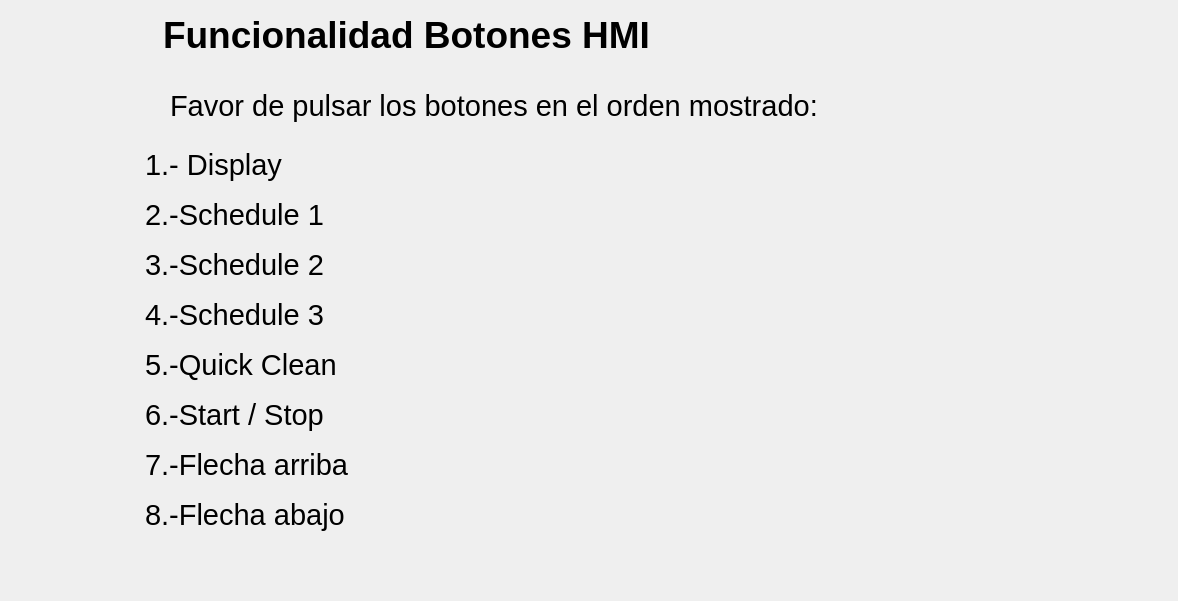
      <widget class="QWidget" name="page_8">
       <layout class="QGridLayout" name="gridLayout_3">
        <property name="leftMargin">
         <number>30</number>
        </property>
        <property name="topMargin">
         <number>0</number>
        </property>
        <property name="rightMargin">
         <number>0</number>
        </property>
        <property name="bottomMargin">
         <number>60</number>
        </property>
        <property name="spacing">
         <number>0</number>
        </property>
        <item row="0" column="0">
         <layout class="QHBoxLayout" name="horizontalLayout_83">
          <property name="spacing">
           <number>12</number>
          </property>
          <property name="leftMargin">
           <number>50</number>
          </property>
          <property name="rightMargin">
           <number>50</number>
          </property>
          <item>
           <widget class="QLabel" name="lblTest1_6">
            <property name="minimumSize">
             <size>
              <width>71</width>
              <height>71</height>
             </size>
            </property>
            <property name="maximumSize">
             <size>
              <width>71</width>
              <height>71</height>
             </size>
            </property>
            <property name="text">
             <string/>
            </property>
            <property name="pixmap">
             <pixmap resource="../resources/resources.qrc">:/resources/number-5.png</pixmap>
            </property>
            <property name="scaledContents">
             <bool>true</bool>
            </property>
           </widget>
          </item>
          <item>
           <widget class="QLabel" name="lblCode_21">
            <property name="minimumSize">
             <size>
              <width>600</width>
              <height>40</height>
             </size>
            </property>
            <property name="maximumSize">
             <size>
              <width>600</width>
              <height>40</height>
             </size>
            </property>
            <property name="font">
             <font>
              <pointsize>28</pointsize>
              <bold>true</bold>
             </font>
            </property>
            <property name="text">
             <string>Funcionalidad Botones HMI</string>
            </property>
           </widget>
          </item>
          <item>
           <spacer name="horizontalSpacer_83">
            <property name="orientation">
             <enum>Qt::Horizontal</enum>
            </property>
            <property name="sizeType">
             <enum>QSizePolicy::Expanding</enum>
            </property>
            <property name="sizeHint" stdset="0">
             <size>
              <width>138</width>
              <height>20</height>
             </size>
            </property>
           </spacer>
          </item>
          <item>
           <widget class="QLabel" name="lblCancelTestButtons">
            <property name="minimumSize">
             <size>
              <width>60</width>
              <height>60</height>
             </size>
            </property>
            <property name="maximumSize">
             <size>
              <width>60</width>
              <height>60</height>
             </size>
            </property>
            <property name="cursor">
             <cursorShape>PointingHandCursor</cursorShape>
            </property>
            <property name="toolTip">
             <string>Cancelar prueba</string>
            </property>
            <property name="text">
             <string/>
            </property>
            <property name="pixmap">
             <pixmap resource="../resources/resources.qrc">:/resources/close.png</pixmap>
            </property>
            <property name="scaledContents">
             <bool>true</bool>
            </property>
           </widget>
          </item>
          <item>
           <spacer name="horizontalSpacer_90">
            <property name="orientation">
             <enum>Qt::Horizontal</enum>
            </property>
            <property name="sizeType">
             <enum>QSizePolicy::Expanding</enum>
            </property>
            <property name="sizeHint" stdset="0">
             <size>
              <width>48</width>
              <height>20</height>
             </size>
            </property>
           </spacer>
          </item>
         </layout>
        </item>
        <item row="1" column="0">
         <layout class="QHBoxLayout" name="horizontalLayout_31">
          <property name="spacing">
           <number>30</number>
          </property>
          <property name="leftMargin">
           <number>50</number>
          </property>
          <item>
           <widget class="QLabel" name="lblCode_41">
            <property name="minimumSize">
             <size>
              <width>60</width>
              <height>60</height>
             </size>
            </property>
            <property name="maximumSize">
             <size>
              <width>60</width>
              <height>60</height>
             </size>
            </property>
            <property name="text">
             <string/>
            </property>
            <property name="pixmap">
             <pixmap resource="../resources/resources.qrc">:/resources/info.png</pixmap>
            </property>
            <property name="scaledContents">
             <bool>true</bool>
            </property>
            <property name="wordWrap">
             <bool>false</bool>
            </property>
           </widget>
          </item>
          <item>
           <widget class="QLabel" name="label_50">
            <property name="minimumSize">
             <size>
              <width>800</width>
              <height>70</height>
             </size>
            </property>
            <property name="maximumSize">
             <size>
              <width>800</width>
              <height>70</height>
             </size>
            </property>
            <property name="font">
             <font>
              <pointsize>22</pointsize>
              <bold>false</bold>
             </font>
            </property>
            <property name="text">
             <string>Favor de pulsar los botones en el orden mostrado: </string>
            </property>
           </widget>
          </item>
          <item>
           <spacer name="horizontalSpacer_55">
            <property name="orientation">
             <enum>Qt::Horizontal</enum>
            </property>
            <property name="sizeType">
             <enum>QSizePolicy::Fixed</enum>
            </property>
            <property name="sizeHint" stdset="0">
             <size>
              <width>208</width>
              <height>20</height>
             </size>
            </property>
           </spacer>
          </item>
         </layout>
        </item>
        <item row="2" column="0">
         <layout class="QHBoxLayout" name="horizontalLayout_30">
          <property name="spacing">
           <number>0</number>
          </property>
          <item>
           <spacer name="horizontalSpacer_56">
            <property name="orientation">
             <enum>Qt::Horizontal</enum>
            </property>
            <property name="sizeType">
             <enum>QSizePolicy::Fixed</enum>
            </property>
            <property name="sizeHint" stdset="0">
             <size>
              <width>40</width>
              <height>20</height>
             </size>
            </property>
           </spacer>
          </item>
          <item>
           <layout class="QVBoxLayout" name="verticalLayout_28">
            <property name="spacing">
             <number>6</number>
            </property>
            <item>
             <layout class="QHBoxLayout" name="horizontalLayout_86">
              <item>
               <widget class="QLabel" name="label_59">
                <property name="minimumSize">
                 <size>
                  <width>350</width>
                  <height>40</height>
                 </size>
                </property>
                <property name="maximumSize">
                 <size>
                  <width>350</width>
                  <height>40</height>
                 </size>
                </property>
                <property name="font">
                 <font>
                  <pointsize>22</pointsize>
                  <bold>false</bold>
                 </font>
                </property>
                <property name="text">
                 <string>1.- Display</string>
                </property>
               </widget>
              </item>
              <item>
               <widget class="QLabel" name="lblButton1">
                <property name="enabled">
                 <bool>false</bool>
                </property>
                <property name="minimumSize">
                 <size>
                  <width>40</width>
                  <height>40</height>
                 </size>
                </property>
                <property name="maximumSize">
                 <size>
                  <width>40</width>
                  <height>40</height>
                 </size>
                </property>
                <property name="cursor">
                 <cursorShape>ArrowCursor</cursorShape>
                </property>
                <property name="text">
                 <string/>
                </property>
                <property name="pixmap">
                 <pixmap resource="../resources/resources.qrc">:/resources/right.png</pixmap>
                </property>
                <property name="scaledContents">
                 <bool>true</bool>
                </property>
               </widget>
              </item>
              <item>
               <widget class="QLabel" name="lblButtonInput1">
                <property name="minimumSize">
                 <size>
                  <width>40</width>
                  <height>40</height>
                 </size>
                </property>
                <property name="maximumSize">
                 <size>
                  <width>40</width>
                  <height>40</height>
                 </size>
                </property>
                <property name="cursor">
                 <cursorShape>ArrowCursor</cursorShape>
                </property>
                <property name="text">
                 <string/>
                </property>
                <property name="pixmap">
                 <pixmap resource="../resources/resources.qrc">:/resources/arrow.png</pixmap>
                </property>
                <property name="scaledContents">
                 <bool>true</bool>
                </property>
               </widget>
              </item>
             </layout>
            </item>
            <item>
             <layout class="QHBoxLayout" name="horizontalLayout_87">
              <item>
               <widget class="QLabel" name="label_60">
                <property name="minimumSize">
                 <size>
                  <width>350</width>
                  <height>40</height>
                 </size>
                </property>
                <property name="maximumSize">
                 <size>
                  <width>350</width>
                  <height>40</height>
                 </size>
                </property>
                <property name="font">
                 <font>
                  <pointsize>22</pointsize>
                  <bold>false</bold>
                 </font>
                </property>
                <property name="text">
                 <string>2.-Schedule 1</string>
                </property>
               </widget>
              </item>
              <item>
               <widget class="QLabel" name="lblButton2">
                <property name="enabled">
                 <bool>false</bool>
                </property>
                <property name="minimumSize">
                 <size>
                  <width>40</width>
                  <height>40</height>
                 </size>
                </property>
                <property name="maximumSize">
                 <size>
                  <width>40</width>
                  <height>40</height>
                 </size>
                </property>
                <property name="cursor">
                 <cursorShape>ArrowCursor</cursorShape>
                </property>
                <property name="text">
                 <string/>
                </property>
                <property name="pixmap">
                 <pixmap resource="../resources/resources.qrc">:/resources/right.png</pixmap>
                </property>
                <property name="scaledContents">
                 <bool>true</bool>
                </property>
               </widget>
              </item>
              <item>
               <widget class="QLabel" name="lblButtonInput2">
                <property name="minimumSize">
                 <size>
                  <width>40</width>
                  <height>40</height>
                 </size>
                </property>
                <property name="maximumSize">
                 <size>
                  <width>40</width>
                  <height>40</height>
                 </size>
                </property>
                <property name="cursor">
                 <cursorShape>ArrowCursor</cursorShape>
                </property>
                <property name="text">
                 <string/>
                </property>
                <property name="pixmap">
                 <pixmap resource="../resources/resources.qrc">:/resources/arrow.png</pixmap>
                </property>
                <property name="scaledContents">
                 <bool>true</bool>
                </property>
               </widget>
              </item>
             </layout>
            </item>
            <item>
             <layout class="QHBoxLayout" name="horizontalLayout_88">
              <item>
               <widget class="QLabel" name="label_61">
                <property name="minimumSize">
                 <size>
                  <width>350</width>
                  <height>40</height>
                 </size>
                </property>
                <property name="maximumSize">
                 <size>
                  <width>350</width>
                  <height>40</height>
                 </size>
                </property>
                <property name="font">
                 <font>
                  <pointsize>22</pointsize>
                  <bold>false</bold>
                 </font>
                </property>
                <property name="text">
                 <string>3.-Schedule 2</string>
                </property>
               </widget>
              </item>
              <item>
               <widget class="QLabel" name="lblButton3">
                <property name="enabled">
                 <bool>false</bool>
                </property>
                <property name="minimumSize">
                 <size>
                  <width>40</width>
                  <height>40</height>
                 </size>
                </property>
                <property name="maximumSize">
                 <size>
                  <width>40</width>
                  <height>40</height>
                 </size>
                </property>
                <property name="cursor">
                 <cursorShape>ArrowCursor</cursorShape>
                </property>
                <property name="text">
                 <string/>
                </property>
                <property name="pixmap">
                 <pixmap resource="../resources/resources.qrc">:/resources/right.png</pixmap>
                </property>
                <property name="scaledContents">
                 <bool>true</bool>
                </property>
               </widget>
              </item>
              <item>
               <widget class="QLabel" name="lblButtonInput3">
                <property name="minimumSize">
                 <size>
                  <width>40</width>
                  <height>40</height>
                 </size>
                </property>
                <property name="maximumSize">
                 <size>
                  <width>40</width>
                  <height>40</height>
                 </size>
                </property>
                <property name="cursor">
                 <cursorShape>ArrowCursor</cursorShape>
                </property>
                <property name="text">
                 <string/>
                </property>
                <property name="pixmap">
                 <pixmap resource="../resources/resources.qrc">:/resources/arrow.png</pixmap>
                </property>
                <property name="scaledContents">
                 <bool>true</bool>
                </property>
               </widget>
              </item>
             </layout>
            </item>
            <item>
             <layout class="QHBoxLayout" name="horizontalLayout_89">
              <item>
               <widget class="QLabel" name="label_62">
                <property name="minimumSize">
                 <size>
                  <width>350</width>
                  <height>40</height>
                 </size>
                </property>
                <property name="maximumSize">
                 <size>
                  <width>350</width>
                  <height>40</height>
                 </size>
                </property>
                <property name="font">
                 <font>
                  <pointsize>22</pointsize>
                  <bold>false</bold>
                 </font>
                </property>
                <property name="text">
                 <string>4.-Schedule 3</string>
                </property>
               </widget>
              </item>
              <item>
               <widget class="QLabel" name="lblButton4">
                <property name="enabled">
                 <bool>false</bool>
                </property>
                <property name="minimumSize">
                 <size>
                  <width>40</width>
                  <height>40</height>
                 </size>
                </property>
                <property name="maximumSize">
                 <size>
                  <width>40</width>
                  <height>40</height>
                 </size>
                </property>
                <property name="cursor">
                 <cursorShape>ArrowCursor</cursorShape>
                </property>
                <property name="text">
                 <string/>
                </property>
                <property name="pixmap">
                 <pixmap resource="../resources/resources.qrc">:/resources/right.png</pixmap>
                </property>
                <property name="scaledContents">
                 <bool>true</bool>
                </property>
               </widget>
              </item>
              <item>
               <widget class="QLabel" name="lblButtonInput4">
                <property name="minimumSize">
                 <size>
                  <width>40</width>
                  <height>40</height>
                 </size>
                </property>
                <property name="maximumSize">
                 <size>
                  <width>40</width>
                  <height>40</height>
                 </size>
                </property>
                <property name="cursor">
                 <cursorShape>ArrowCursor</cursorShape>
                </property>
                <property name="text">
                 <string/>
                </property>
                <property name="pixmap">
                 <pixmap resource="../resources/resources.qrc">:/resources/arrow.png</pixmap>
                </property>
                <property name="scaledContents">
                 <bool>true</bool>
                </property>
               </widget>
              </item>
             </layout>
            </item>
            <item>
             <layout class="QHBoxLayout" name="horizontalLayout_90">
              <item>
               <widget class="QLabel" name="label_63">
                <property name="minimumSize">
                 <size>
                  <width>350</width>
                  <height>40</height>
                 </size>
                </property>
                <property name="maximumSize">
                 <size>
                  <width>350</width>
                  <height>40</height>
                 </size>
                </property>
                <property name="font">
                 <font>
                  <pointsize>22</pointsize>
                  <bold>false</bold>
                 </font>
                </property>
                <property name="text">
                 <string>5.-Quick Clean</string>
                </property>
               </widget>
              </item>
              <item>
               <widget class="QLabel" name="lblButton5">
                <property name="enabled">
                 <bool>false</bool>
                </property>
                <property name="minimumSize">
                 <size>
                  <width>40</width>
                  <height>40</height>
                 </size>
                </property>
                <property name="maximumSize">
                 <size>
                  <width>40</width>
                  <height>40</height>
                 </size>
                </property>
                <property name="cursor">
                 <cursorShape>ArrowCursor</cursorShape>
                </property>
                <property name="text">
                 <string/>
                </property>
                <property name="pixmap">
                 <pixmap resource="../resources/resources.qrc">:/resources/right.png</pixmap>
                </property>
                <property name="scaledContents">
                 <bool>true</bool>
                </property>
               </widget>
              </item>
              <item>
               <widget class="QLabel" name="lblButtonInput5">
                <property name="minimumSize">
                 <size>
                  <width>40</width>
                  <height>40</height>
                 </size>
                </property>
                <property name="maximumSize">
                 <size>
                  <width>40</width>
                  <height>40</height>
                 </size>
                </property>
                <property name="cursor">
                 <cursorShape>ArrowCursor</cursorShape>
                </property>
                <property name="text">
                 <string/>
                </property>
                <property name="pixmap">
                 <pixmap resource="../resources/resources.qrc">:/resources/arrow.png</pixmap>
                </property>
                <property name="scaledContents">
                 <bool>true</bool>
                </property>
               </widget>
              </item>
             </layout>
            </item>
            <item>
             <layout class="QHBoxLayout" name="horizontalLayout_94">
              <item>
               <widget class="QLabel" name="label_64">
                <property name="minimumSize">
                 <size>
                  <width>350</width>
                  <height>40</height>
                 </size>
                </property>
                <property name="maximumSize">
                 <size>
                  <width>350</width>
                  <height>40</height>
                 </size>
                </property>
                <property name="font">
                 <font>
                  <pointsize>22</pointsize>
                  <bold>false</bold>
                 </font>
                </property>
                <property name="text">
                 <string>6.-Start / Stop</string>
                </property>
               </widget>
              </item>
              <item>
               <widget class="QLabel" name="lblButton6">
                <property name="enabled">
                 <bool>false</bool>
                </property>
                <property name="minimumSize">
                 <size>
                  <width>40</width>
                  <height>40</height>
                 </size>
                </property>
                <property name="maximumSize">
                 <size>
                  <width>40</width>
                  <height>40</height>
                 </size>
                </property>
                <property name="cursor">
                 <cursorShape>ArrowCursor</cursorShape>
                </property>
                <property name="text">
                 <string/>
                </property>
                <property name="pixmap">
                 <pixmap resource="../resources/resources.qrc">:/resources/right.png</pixmap>
                </property>
                <property name="scaledContents">
                 <bool>true</bool>
                </property>
               </widget>
              </item>
              <item>
               <widget class="QLabel" name="lblButtonInput6">
                <property name="minimumSize">
                 <size>
                  <width>40</width>
                  <height>40</height>
                 </size>
                </property>
                <property name="maximumSize">
                 <size>
                  <width>40</width>
                  <height>40</height>
                 </size>
                </property>
                <property name="cursor">
                 <cursorShape>ArrowCursor</cursorShape>
                </property>
                <property name="text">
                 <string/>
                </property>
                <property name="pixmap">
                 <pixmap resource="../resources/resources.qrc">:/resources/arrow.png</pixmap>
                </property>
                <property name="scaledContents">
                 <bool>true</bool>
                </property>
               </widget>
              </item>
             </layout>
            </item>
            <item>
             <layout class="QHBoxLayout" name="horizontalLayout_95">
              <item>
               <widget class="QLabel" name="label_65">
                <property name="minimumSize">
                 <size>
                  <width>350</width>
                  <height>40</height>
                 </size>
                </property>
                <property name="maximumSize">
                 <size>
                  <width>350</width>
                  <height>40</height>
                 </size>
                </property>
                <property name="font">
                 <font>
                  <pointsize>22</pointsize>
                  <bold>false</bold>
                 </font>
                </property>
                <property name="text">
                 <string>7.-Flecha arriba</string>
                </property>
               </widget>
              </item>
              <item>
               <widget class="QLabel" name="lblButton7">
                <property name="enabled">
                 <bool>false</bool>
                </property>
                <property name="minimumSize">
                 <size>
                  <width>40</width>
                  <height>40</height>
                 </size>
                </property>
                <property name="maximumSize">
                 <size>
                  <width>40</width>
                  <height>40</height>
                 </size>
                </property>
                <property name="cursor">
                 <cursorShape>ArrowCursor</cursorShape>
                </property>
                <property name="text">
                 <string/>
                </property>
                <property name="pixmap">
                 <pixmap resource="../resources/resources.qrc">:/resources/right.png</pixmap>
                </property>
                <property name="scaledContents">
                 <bool>true</bool>
                </property>
               </widget>
              </item>
              <item>
               <widget class="QLabel" name="lblButtonInput7">
                <property name="minimumSize">
                 <size>
                  <width>40</width>
                  <height>40</height>
                 </size>
                </property>
                <property name="maximumSize">
                 <size>
                  <width>40</width>
                  <height>40</height>
                 </size>
                </property>
                <property name="cursor">
                 <cursorShape>ArrowCursor</cursorShape>
                </property>
                <property name="text">
                 <string/>
                </property>
                <property name="pixmap">
                 <pixmap resource="../resources/resources.qrc">:/resources/arrow.png</pixmap>
                </property>
                <property name="scaledContents">
                 <bool>true</bool>
                </property>
               </widget>
              </item>
             </layout>
            </item>
            <item>
             <layout class="QHBoxLayout" name="horizontalLayout_96">
              <item>
               <widget class="QLabel" name="label_66">
                <property name="minimumSize">
                 <size>
                  <width>350</width>
                  <height>40</height>
                 </size>
                </property>
                <property name="maximumSize">
                 <size>
                  <width>350</width>
                  <height>40</height>
                 </size>
                </property>
                <property name="font">
                 <font>
                  <pointsize>22</pointsize>
                  <bold>false</bold>
                 </font>
                </property>
                <property name="text">
                 <string>8.-Flecha abajo</string>
                </property>
               </widget>
              </item>
              <item>
               <widget class="QLabel" name="lblButton8">
                <property name="enabled">
                 <bool>false</bool>
                </property>
                <property name="minimumSize">
                 <size>
                  <width>40</width>
                  <height>40</height>
                 </size>
                </property>
                <property name="maximumSize">
                 <size>
                  <width>40</width>
                  <height>40</height>
                 </size>
                </property>
                <property name="cursor">
                 <cursorShape>ArrowCursor</cursorShape>
                </property>
                <property name="text">
                 <string/>
                </property>
                <property name="pixmap">
                 <pixmap resource="../resources/resources.qrc">:/resources/right.png</pixmap>
                </property>
                <property name="scaledContents">
                 <bool>true</bool>
                </property>
               </widget>
              </item>
              <item>
               <widget class="QLabel" name="lblButtonInput8">
                <property name="minimumSize">
                 <size>
                  <width>40</width>
                  <height>40</height>
                 </size>
                </property>
                <property name="maximumSize">
                 <size>
                  <width>40</width>
                  <height>40</height>
                 </size>
                </property>
                <property name="cursor">
                 <cursorShape>ArrowCursor</cursorShape>
                </property>
                <property name="text">
                 <string/>
                </property>
                <property name="pixmap">
                 <pixmap resource="../resources/resources.qrc">:/resources/arrow.png</pixmap>
                </property>
                <property name="scaledContents">
                 <bool>true</bool>
                </property>
               </widget>
              </item>
             </layout>
            </item>
           </layout>
          </item>
          <item>
           <spacer name="horizontalSpacer_54">
            <property name="orientation">
             <enum>Qt::Horizontal</enum>
            </property>
            <property name="sizeType">
             <enum>QSizePolicy::Fixed</enum>
            </property>
            <property name="sizeHint" stdset="0">
             <size>
              <width>40</width>
              <height>20</height>
             </size>
            </property>
           </spacer>
          </item>
          <item>
           <widget class="QLabel" name="PentairIMG_6">
            <property name="minimumSize">
             <size>
              <width>400</width>
              <height>400</height>
             </size>
            </property>
            <property name="maximumSize">
             <size>
              <width>400</width>
              <height>400</height>
             </size>
            </property>
            <property name="text">
             <string/>
            </property>
            <property name="pixmap">
             <pixmap resource="../resources/resources.qrc">:/resources/Botones_ayuda_visual.png</pixmap>
            </property>
            <property name="scaledContents">
             <bool>true</bool>
            </property>
           </widget>
          </item>
         </layout>
        </item>
       </layout>
      </widget>
